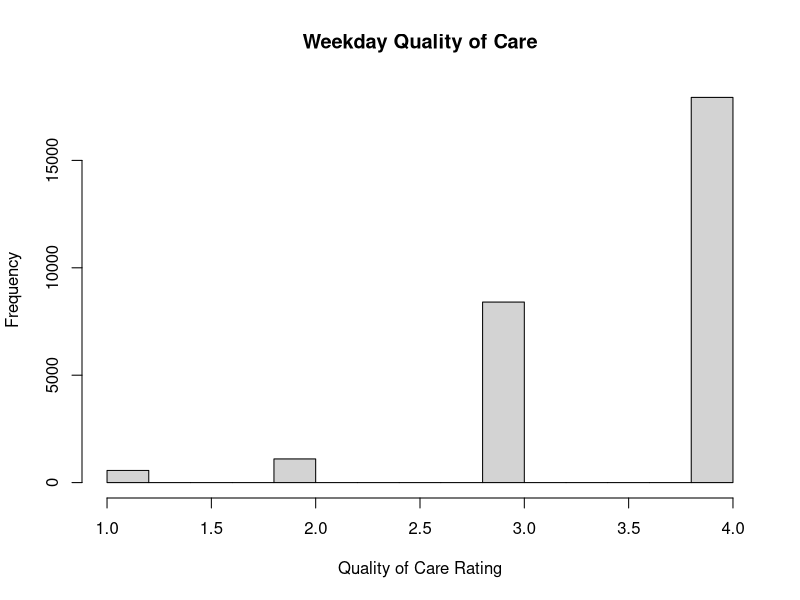
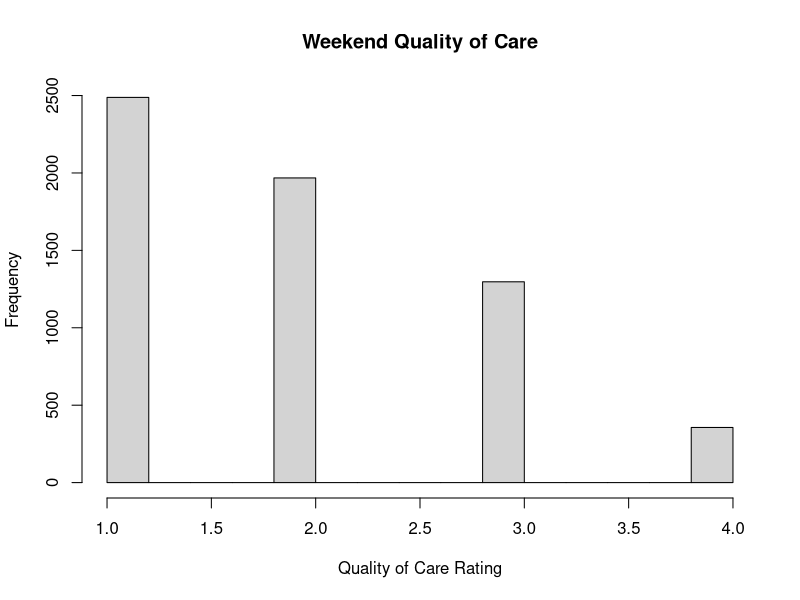

The R source for these figures, in order:
## ---- chunk 1
knitr::opts_chunk$set(cache=2)
## ---- chunk 2
# Set constraints
qualOfCareOptions <- c("Poor", "Fair", "Good", "Excellent")
qualOfCareProb <- list(weekday=c(.02, .04, .30, .64),
                       weekend=c(.4, .33, .21, .06))
numNurses <- c(weekday=c(mean=11, sd=1.2),
               weekend=c(mean=6, sd=1))

numTasksUndone <- c(0:7)
numTasksUndoneMean <- c(weekday=1.9, weekend=4.1)
numSafetyProbs <- c(0:4)
numSafetyProbsMean <- c(weekday=0.4, weekend=1.1)

startDate="1998/03/08"
endDate="2007/12/01"
## ---- chunk 3
genDaysFromRange <- function(startDate, endDate) {
  # This function creates a data frame where each row represents a day
  # (starting from 'startDate' and ending on 'endDate') containing the day
  # of the week, whether or not the day is a weekday or a weekend day, and
  # the number of nurses working that day. Using the value for number of
  # nurses that worked each day, later we will create a data frame to
  # represent each nurse's daily responses to the questions asked by the
  # survey, which we will ultimately return as the final data set.
  #
  # |    date    | dayOfWeek | typeOfDay | numNurses |
  # | 1998/03/08 |   Sunday  |  weekend  |     7     |
  # | 1998/03/09 |   Monday  |  weekday  |     9     |
  #                        etc...
  
  # Create column of dates
  eachDay <- data.frame(date=seq.Date(as.Date(startDate),
                                      as.Date(endDate), 
                                      by='day'))
  # Create column identifying each date as 'Sunday', 'Monday', etc.
  eachDay$dayOfWeek <- weekdays(as.Date(eachDay$date))
  # Create column that identifies each day as 'weekday' or 'weekend', using
  # the value in the 'dayOfWeek' column to lookup whether or not the day is a
  # 'weekday' or 'weekend' day.
  typeOfDay <- c(Sunday='weekend',
                 Monday='weekday',
                 Tuesday='weekday',
                 Wednesday='weekday',
                 Thursday='weekday',
                 Friday='weekday',
                 Saturday='weekend')
  eachDay$typeOfDay <- typeOfDay[eachDay$dayOfWeek]
  
  # Create column containing number of nurses that worked that day, which
  # depends on whether or not the day is a 'weekday' or 'weekend' day.
  eachDay$numNurses <- NA
  for (w in c('weekday', 'weekend')) {
    # You need to get mean and STD of number of nurses using the variable
    # 'numNurses' and index it like: numNurses['weekday.mean'] or
    # numNurses['weekend.sd']. Build those index values first:
    mean <- paste(w, 'mean', sep='.')  # 'weekday.mean' or 'weekend.mean'
    sd <- paste(w, 'sd', sep='.')  # 'weekday.sd' or 'weekend.sd'
    # Pull out all 'weekday' or 'weekend' days, depending on which 'w' we
    # are on in the for loop, and add the number of nurses from a normal
    # distribution whose parameters have already been set in 'numNurses'.
    numDaysOfType <- sum(eachDay$typeOfDay == w)
    sampleNurses <- rnorm(n=numDaysOfType,
                          mean=numNurses[mean],
                          sd=numNurses[sd])
    sampleNurses <- as.integer(round(sampleNurses), digits=0)
    eachDay$numNurses[eachDay$typeOfDay == w] <- sampleNurses
    }
  eachDay
}
eachDay <- genDaysFromRange(startDate, endDate)
## ---- chunk 4
# Output the head of the eachDay table
# Source 'knitr' to use kable function later for pretty tables
options(warn=-1); suppressMessages(library(knitr)); options(warn=0)
kable(head(eachDay),
      row.names=F,
      caption="Head of 'eachDay' data.frame from genDaysFromRange()")
## ---- chunk 5
# Print some stats about the dates data
print(sprintf("Mean number of nurses: %.2f",
        mean(eachDay$numNurses)))
print(sprintf("Mean number of nurses on weekdays: %.2f",
        mean(eachDay$numNurses[eachDay$typeOfDay == 'weekday'])))
print(sprintf("Mean number of nurses on weekends: %.2f",
        mean(eachDay$numNurses[eachDay$typeOfDay == 'weekend'])))
## ---- chunk 6
expandRows <- function(eachDay) {
  # This function takes the data frame generated earlier (which contains
  # the number of nurses working per day) and expands those rows so there is a
  # row for *each nurse* that worked *each day*. In other words, this
  # function will expand each day in N times, where N is the numNurses
  # that worked that day. These expanded rows will contain the daily responses
  # nurses enter into the system after they finish a shift.
  
  # Repeate each row "number_of_times=numNurses", taking columns 1, 3, & 4 and
  # setting row.names to NULL:
  dataSet <- data.frame(eachDay[rep(c(1:nrow(eachDay)), eachDay$numNurses),
                                c(1, 3, 4)],
                        row.names=NULL)
  # Set column headers of the expanded data frame
  names(dataSet) <- c('date', 'typeOfDay', 'numDailyStaffedNurses')
  dataSet
}
dataSet <- expandRows(eachDay)
## ---- chunk 7
setQualOfCareRating <- function(dataSet) {
  # Creates a column containg Quality of Care ratings for 'weekday' and
  # 'weekend' days. Quality of Care on the weekend will generally be lower
  # because the number of nurses is lower. Quality of Care is rated by nurses
  # as Poor, Fair, Good, or Excellent, but here we will use 1-4 to represent
  # these values during data generation.
  
  dataSet$qualOfCare = NA
  for (w in c('weekday', 'weekend')) {
    rowsOfType <- dataSet$typeOfDay[dataSet$typeOfDay == w]
    qualRating <- sample(x=c(1:length(qualOfCareOptions)),
                         size=length(rowsOfType),
                         prob=as.numeric(unlist(qualOfCareProb[w])),
                         replace=T)
    dataSet$qualOfCare[dataSet$typeOfDay == w] <- qualRating
    }
  dataSet
}
dataSet <- setQualOfCareRating(dataSet)
## ---- chunk 8
# Output quality of care stats
for (w in c('weekday', 'weekend')) {
  print(sprintf("Mean quality of care during %s: %.2f",
                w,
                mean(dataSet$qualOfCare[dataSet$typeOfDay == w])))
  print(sprintf("SD for quality of care during %s: %.2f",
                w,
                sd(dataSet$qualOfCare[dataSet$typeOfDay == w])))
}
## ---- chunk 9
for (w in c('weekday', 'weekend')) {
  simpleCap <- function(x) {
    s <- strsplit(x, " ")[[1]]
    paste(toupper(substring(s, 1, 1)), substring(s, 2), sep = "",
          collapse = " ")
    }
  hist_title <- paste(simpleCap(w), "Quality of Care",
                      collapse=" ")
  hist(dataSet$qualOfCare[dataSet$typeOfDay == w],
       main=hist_title,
       xlab="Quality of Care Rating")
}
